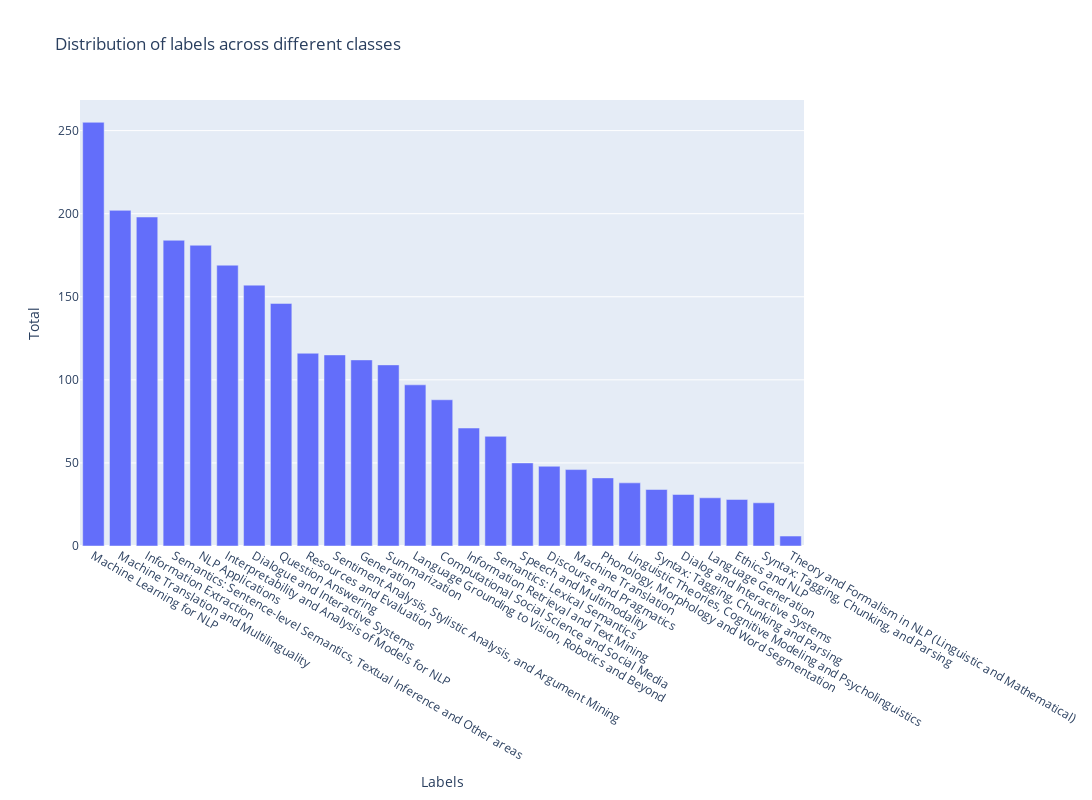

Notebook code cell kept with this figure:
### Code cell
fig = px.bar(df_count_total, x="Labels", y="Total", title="Distribution of labels across different classes", barmode='group',
             width=1600, height=800).update_xaxes(categoryorder = "total descending")
fig.show()

### Figure 1 — Plotly figure (JSON) as saved in the notebook; plotly's stock layout.template omitted (floating-point values rounded to 4 significant figures)
{"data": [{"alignmentgroup": "True", "hovertemplate": "Labels=%{x}<br>Total=%{y}<extra></extra>", "legendgroup": "", "marker": {"color": "#636efa", "pattern": {"shape": ""}}, "name": "", "offsetgroup": "", "orientation": "v", "showlegend": false, "textposition": "auto", "type": "bar", "x": ["Computational Social Science and Social Media", "Dialogue and Interactive Systems", "Discourse and Pragmatics", "Ethics and NLP", "Generation", "Information Extraction", "Information Retrieval and Text Mining", "Interpretability and Analysis of Models for NLP", "Language Grounding to Vision, Robotics and Beyond", "Linguistic Theories, Cognitive Modeling and Psycholinguistics", "Machine Learning for NLP", "Machine Translation and Multilinguality", "NLP Applications", "Phonology, Morphology and Word Segmentation", "Question Answering", "Resources and Evaluation", "Semantics: Lexical Semantics", "Semantics: Sentence-level Semantics, Textual Inference and Other areas", "Sentiment Analysis, Stylistic Analysis, and Argument Mining", "Speech and Multimodality", "Summarization", "Syntax: Tagging, Chunking and Parsing", "Theory and Formalism in NLP (Linguistic and Mathematical)", "Machine Translation", "Syntax: Tagging, Chunking, and Parsing", "Dialog and Interactive Systems", "Language Generation"], "xaxis": "x", "y": [88, 157, 48, 28, 112, 198, 71, 169, 97, 38, 255, 202, 181, 41, 146, 116, 66, 184, 115, 50, 109, 34, 6, 46, 26, 31, 29], "yaxis": "y"}], "layout": {"barmode": "group", "height": 800, "legend": {"tracegroupgap": 0}, "title": {"text": "Distribution of labels across different classes"}, "width": 1600, "xaxis": {"anchor": "y", "autorange": true, "categoryorder": "total descending", "domain": [0, 1], "range": [-0.5, 26.5], "title": {"text": "Labels"}, "type": "category"}, "yaxis": {"anchor": "x", "autorange": true, "domain": [0, 1], "range": [0, 268.4], "title": {"text": "Total"}, "type": "linear"}}}
